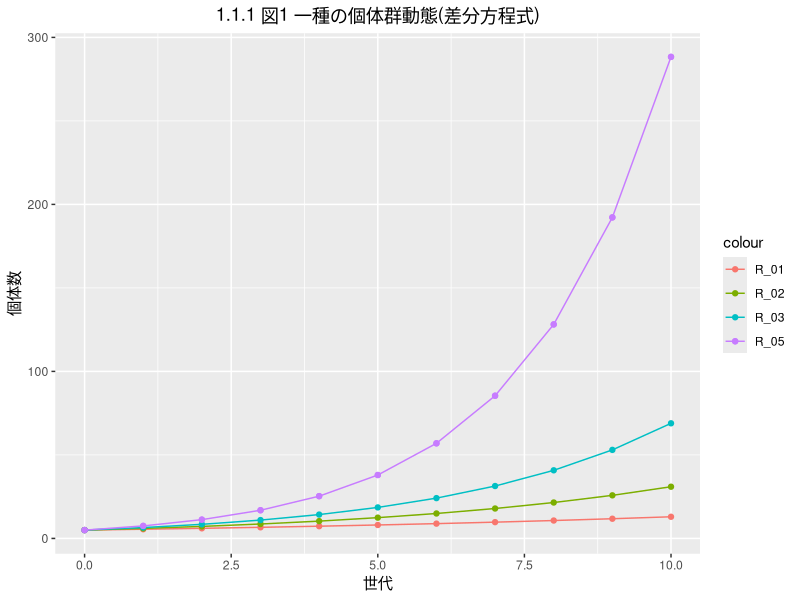

Reproduce this figure in R.
## 1_1_8.R made by saku

library(tidyverse)
rm(list=objects())

# setting
N0 <- 5
R01 <- 0.1
R02 <- 0.2
R03 <- 0.3
R05 <- 0.5
generation <- 10

Result <- data_frame(
  ge = 0,
  R_01 = N0,
  R_02 = N0,
  R_03 = N0,
  R_05 = N0,
)

# equation
for (t in 1:generation){
  NR_1 <- (R01+1)^t * N0
  NR_2 <- (R02+1)^t * N0
  NR_3 <- (R03+1)^t * N0
  NR_5 <- (R05+1)^t * N0
  Result[nrow(Result)+1,] <- list(t,NR_1,NR_2,NR_3,NR_5)
}

figure <- ggplot(Result,aes(ge))+
  geom_point(aes(y = R_01,color ="R_01"))+
  geom_path(aes(y=R_01,color ="R_01"))+
  geom_point(aes(y = R_02,color = "R_02"))+
  geom_path(aes(y=R_02,color ="R_02"))+
  geom_point(aes(y = R_03,color ="R_03"))+
  geom_path(aes(y=R_03,color ="R_03"))+
  geom_point(aes(y = R_05,color ="R_05"))+
  geom_point(aes(y = R_05,color ="R_05"))+
  geom_path(aes(y=R_05,color ="R_05"))+
  labs(title = "1.1.1 図1 一種の個体群動態(差分方程式)",x = "世代", y= "個体数")+
  theme(plot.title = element_text(hjust = 0.5))


figure